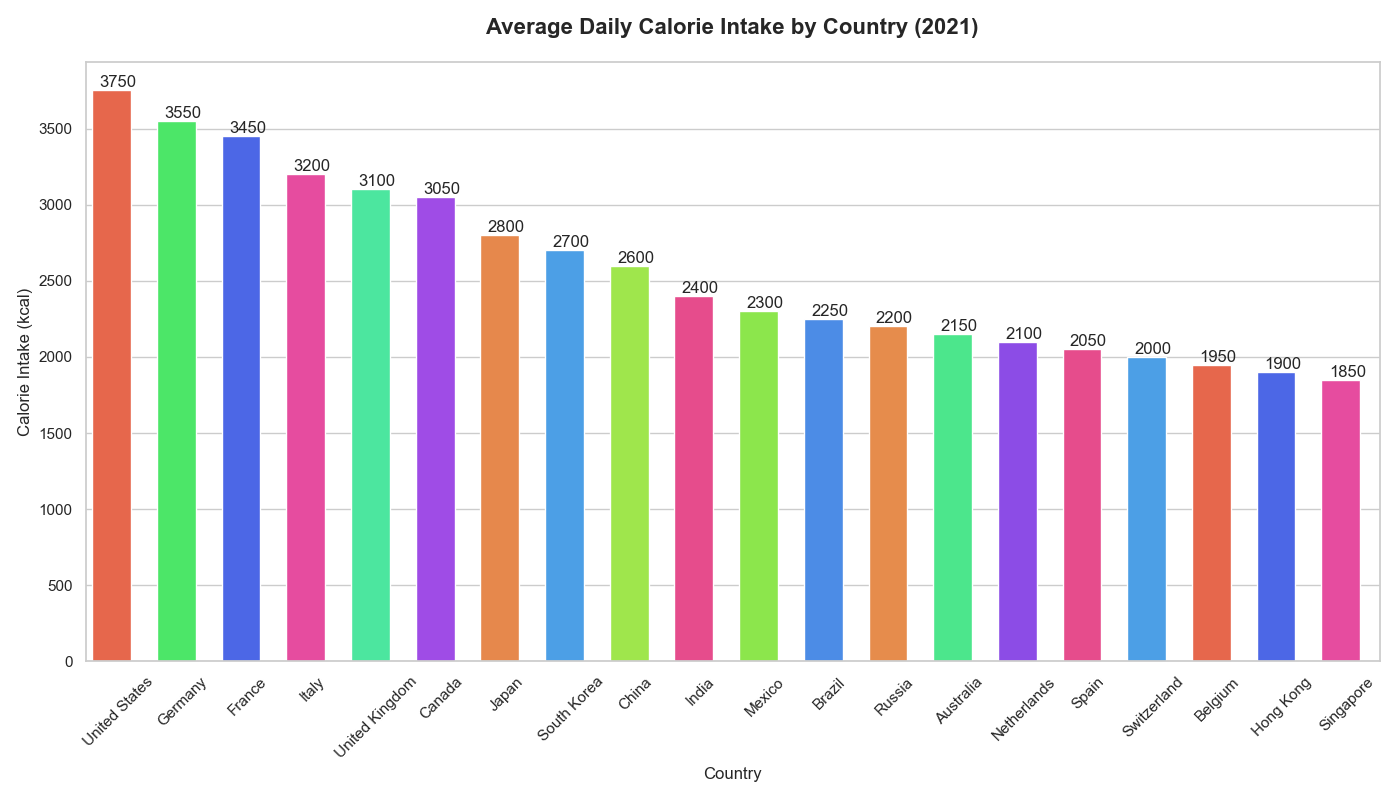

Generate this figure with Python:

import seaborn as sns
import pandas as pd
import matplotlib.pyplot as plt

# Create a DataFrame from the provided data
data = {
    'Country': [
        'United States', 'Germany', 'France', 'Italy', 'United Kingdom',
        'Canada', 'Japan', 'South Korea', 'China', 'India',
        'Mexico', 'Brazil', 'Russia', 'Australia', 'Netherlands',
        'Spain', 'Switzerland', 'Belgium', 'Hong Kong', 'Singapore'
    ],
    'Calorie Intake': [
        3750, 3550, 3450, 3200, 3100,
        3050, 2800, 2700, 2600, 2400,
        2300, 2250, 2200, 2150, 2100,
        2050, 2000, 1950, 1900, 1850
    ]
}
df = pd.DataFrame(data)

# Set the figure size and style
sns.set(style="whitegrid")
plt.figure(figsize=(14, 8))

# Create a vertical bar plot with custom color scheme and bar width
barplot = sns.barplot(
    x="Country",
    y="Calorie Intake",
    data=df,
    palette=[
        '#FF5733', '#33FF57', '#3357FF', '#FF33A1', '#33FFA1',
        '#A133FF', '#FF8333', '#33A1FF', '#A1FF33', '#FF3388',
        '#88FF33', '#3388FF', '#FF8833', '#33FF88', '#8833FF',
        '#FF3388', '#33A1FF', '#FF5733', '#3357FF', '#FF33A1'
    ],
    ci=None
)

# Customize the appearance
barplot.set_title('Average Daily Calorie Intake by Country (2021)', fontsize=16, weight='bold', pad=20)
barplot.bar_label(barplot.containers[0], fmt='%.0f')
barplot.set(xlabel="Country", ylabel="Calorie Intake (kcal)")

# Adjust the bar width
for bar in barplot.containers[0]:
    bar.set_width(0.6)

# Show the plot
plt.xticks(rotation=45)
plt.tight_layout()
plt.show()
